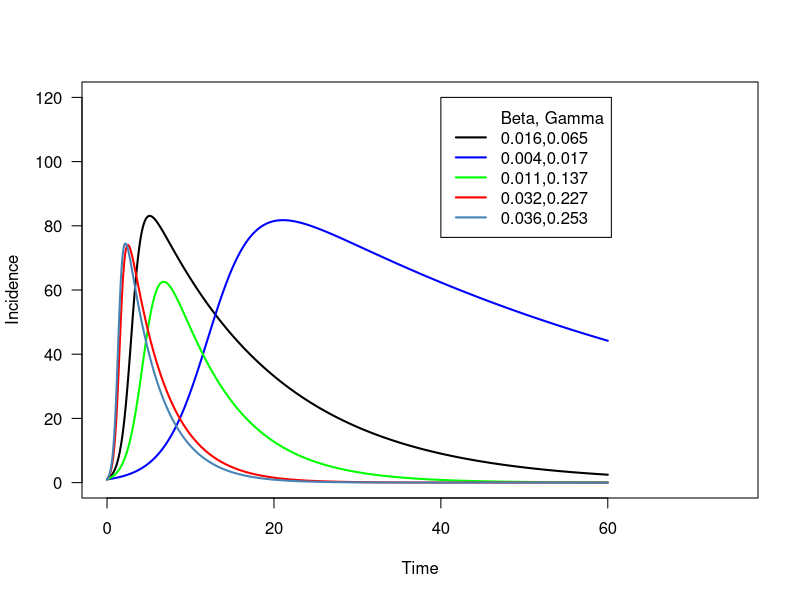

R code for this plot:
## ---- chunk 1
knitr::opts_chunk$set(echo = TRUE)
## ---- chunk 2
install.packages("vegan", dependences = TRUE) # install vegan package

library(vegan) # call vegan package
library(tidyverse)

data(dune) # load dataset within the vegan package

help("dune") # learn more about this data set
# The dune meadow vegetation data, dune, has cover class values of 30 species (columns) on 20 sites (rows). 

# Perhaps I want to know the abundance of each plant species across these sites: 
sum(dune[, 1]) # the sum function "sums" our provided argument, which calls the first column of the dune dataset by indexing (using the brackets)

## what if we wanted to sum the first row instead? how would that code change? 
sum(dune[, 2])
sum(dune[, 3])
sum(dune[, 4])
sum(dune[, 5])
sum(dune[, 6])
sum(dune[, 7])
#remember there are 30 total columns... is this the most efficient way to do something? 

#Now what would a for loop look like?

 # a holding vector (we'll explain this date)
holding.vector <- rep(NaN, ncol(dune))
holding.vector
#notice the curly brackets we talked about!
for(i in 1:length(holding.vector)) { 
  holding.vector[i] <- sum(dune[,i]) 
  
}
#the for loop is much less code!
 
## ---- chunk 3
x <- 1:10 # make a vector to iterate over
x
y <- rep(NaN, length(x))  # create an object y to hold the answer by repeating the number 0 into a vector of the same length as x (i.e., 9 slots)
y

for (i in 1:length(x)) { # for every number in the vector x, starting at the first variable in position 1 to the last variable in position 10
  
  y[i] <- x[i] + 7 # add seven to it and store it in the vector y, our new values will overwrite y 

}

y

# remember "i" refers to positions in a vector, NOT the number
## ---- chunk 4
y <- x + 7

y
## ---- chunk 5
x <- 1:10
x

y <- rep(NaN, length(x)) 
y

for (puppies in 1:length(x)) {
  
  y[puppies] <- x[puppies] + 1
  
}

y
## ---- chunk 6
x <- c(1,3,5,7,9,11)
x

emptydat <- rep(NaN, length(x))

for (i in 1:length(x)){
   emptydat[i] <- ifelse(x[i] > 5, "yes", "no")
}

emptydat
## ---- chunk 7
# Step 1: create a place to put our data 
holding.vector <- rep(NaN, ncol(dune))
holding.vector

# Step 2: write our for loop
for(i in 1:length(holding.vector)) { # for element, i, from position 1 to the length of our holding vector
  
  holding.vector[i] <- sum(dune[,i]) # sum the i-th column in the dune dataset and place that answer in the holding vector in position i
  
}

holding.vector

sum(dune[, 1])
sum(dune[, 2])
sum(dune[, 3])
sum(dune[, 4])
sum(dune[, 5])

# but remember, sometimes there's functions to do these things too
colSums(dune)
## ---- chunk 8
x1 <-  c(1:10)
x1
y1 <- rep(NaN, length(x1))
y1

for (i in 1:length(x1)){
  y1[i] <- x1[i]^3
}

y1
## ---- chunk 9
x2 <- c(1:10)
y2 <- rep(NaN, length(x2)-1)

for(i in 1:length(x2)-1){
  y2[i]<- x2[i]+x2[i+1]
}

y2
## ---- chunk 10
x <- 1:10

y <- rep(NaN, length(x) - 1) 
 
for (i in 1:9) { # or 2:length(x) - 1
  
  y[i] <- x[i] + x[i + 1] 
  
}

y
## ---- chunk 11
# Create a 30 x 30 matrix (of 30 rows and 30 columns)
my.mat <- matrix(nrow = 5, ncol = 10)

# For each row and for each column, assign values based on position: product of two indexes

for(i in 1:dim(my.mat)[1]) { # OUTER LOOP: take my matrix, grab each row 
  
  for(j in 1:dim(my.mat)[2]) { #Inner Loop: take my matrix and choose each column
    
    my.mat[i,j] = i*j # Take each column and multiply by row
  
  }
  
}


# Just show the upper left 10x10 chunk
my.mat
## ---- chunk 12
### Applying Nested for-loops to models!!! 

tset <- seq(from = 0, to = 60, length.out = 20000)
N <- 100
I0 <- 1     

# Initial number of suseptible individuals
# Total population - infected
S0 <- N - I0    

# Intial number of reccovered individuals
R0 <- 0     
# Holding vector for the total population size
N.simu3 <- NaN*tset
N.simu3[1] <- N

# Holding vector for infected individuals
I.simu3 <- NaN*tset
I.simu3[1] <- I0

# Holding vector for suseptible individuals
S.simu3 <- NaN*tset
S.simu3[1] <- S0

# Holding vector for recovered individuals
R.simu3 <- NaN*tset
R.simu3[1] <- 0

#####################################################

vector_color <- c("white","black", "blue", "green", "red", "steelblue")

vector_values <- c("Beta, Gamma" ," ", " ", " ", " ", " ")

### Trying to nest the for loop()
plot(x = 1, y = 1, 
      type = 'n', lwd = 2, las = 1,
     xlim = c(0,75),
     ylim = c(0,120),
     xlab = 'Time', ylab = 'Incidence')


for(j in 2:6){

mutations_B <- runif(1, min = 0.01, max = 0.05)

neutral_percent_B <- runif(1, min = 0.00, max = 1)
### Theoretically applying a percent might be better

mutations_G <- runif(1, min = 0.1, max = 0.5)
neutral_percent_G <- runif(1, min = 0.00, max = 1)

X <- mutations_B[1] - mutations_B[1] * neutral_percent_B[1]
Y <- mutations_G[1] - mutations_G[1] * neutral_percent_G[1]
XY <- paste(round(X,3),round(Y,3), sep = ",")

vector_values[j] <- XY

for(i in 2:length(tset)){
    dt <- tset[i]-tset[i-1]
    
    # create place holder variables
    S <- S.simu3[i-1]
    I <- I.simu3[i-1]
    R <- R.simu3[i-1]
    
    # calc change in group size per time step
    dS <- (-X*S*I)*dt
    dI <- (X*S*I-Y*I)*dt
    dR <- (Y*I)*dt
    dN <- dS+dI+dR  
    
    # calc total group size and store in the holding vector
    S.simu3[i] <- S + dS
    I.simu3[i] <- I + dI
    R.simu3[i] <- R + dR
    N.simu3[i] <- N + dN

  
    } # End of the for loop()

lines(x=tset, y = I.simu3, col = vector_color[j], lwd = 2)  
} # End of the for loop()

legend(x = 40, y= 120, 
       lwd = 2,
       legend = vector_values,
       col = vector_color)

